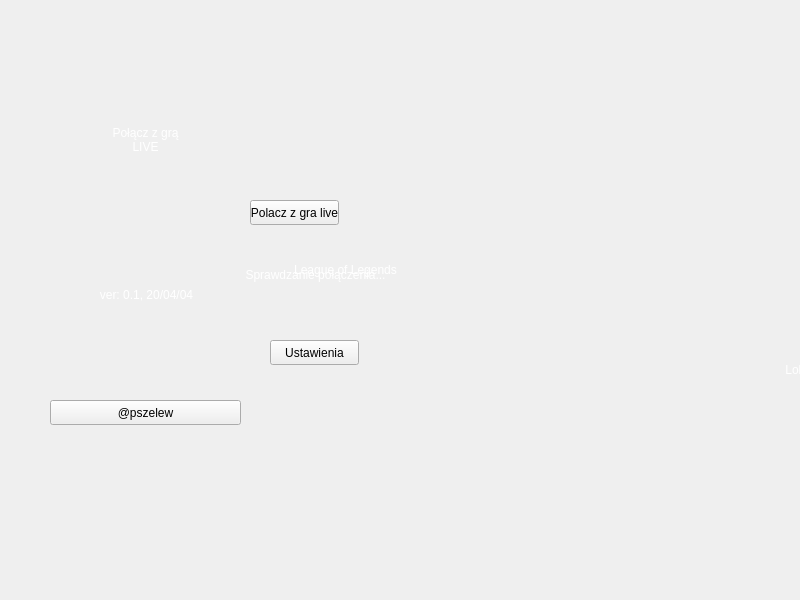
<?xml version="1.0" encoding="UTF-8"?>
<ui version="4.0">
 <class>Start</class>
 <widget class="QMainWindow" name="Start">
  <property name="geometry">
   <rect>
    <x>0</x>
    <y>0</y>
    <width>800</width>
    <height>600</height>
   </rect>
  </property>
  <property name="windowTitle">
   <string>Start</string>
  </property>
  <widget class="QWidget" name="centralwidget">
   <widget class="QLabel" name="label_background">
    <property name="geometry">
     <rect>
      <x>9</x>
      <y>9</y>
      <width>28</width>
      <height>17</height>
     </rect>
    </property>
    <property name="text">
     <string/>
    </property>
   </widget>
   <widget class="QPushButton" name="button_author">
    <property name="geometry">
     <rect>
      <x>50</x>
      <y>400</y>
      <width>191</width>
      <height>25</height>
     </rect>
    </property>
    <property name="text">
     <string>@pszelew</string>
    </property>
   </widget>
   <widget class="QPushButton" name="button_settings">
    <property name="geometry">
     <rect>
      <x>270</x>
      <y>340</y>
      <width>89</width>
      <height>25</height>
     </rect>
    </property>
    <property name="text">
     <string>Ustawienia</string>
    </property>
   </widget>
   <widget class="QLabel" name="label_settings">
    <property name="geometry">
     <rect>
      <x>220</x>
      <y>340</y>
      <width>181</width>
      <height>17</height>
     </rect>
    </property>
    <property name="text">
     <string>&lt;html&gt;&lt;head/&gt;&lt;body&gt;&lt;p&gt;&lt;span style=&quot; color:#eeeeec;&quot;&gt;Ustawienia&lt;/span&gt;&lt;/p&gt;&lt;/body&gt;&lt;/html&gt;</string>
    </property>
    <property name="alignment">
     <set>Qt::AlignCenter</set>
    </property>
    <property name="buddy">
     <cstring>button_settings</cstring>
    </property>
   </widget>
   <widget class="QLabel" name="label_author">
    <property name="geometry">
     <rect>
      <x>120</x>
      <y>400</y>
      <width>67</width>
      <height>17</height>
     </rect>
    </property>
    <property name="text">
     <string>&lt;html&gt;&lt;head/&gt;&lt;body&gt;&lt;p&gt;&lt;span style=&quot; color:#ffffff;&quot;&gt;@pszelew&lt;/span&gt;&lt;/p&gt;&lt;/body&gt;&lt;/html&gt;</string>
    </property>
    <property name="alignment">
     <set>Qt::AlignCenter</set>
    </property>
    <property name="buddy">
     <cstring>button_author</cstring>
    </property>
   </widget>
   <widget class="QLabel" name="label_logo">
    <property name="geometry">
     <rect>
      <x>250</x>
      <y>230</y>
      <width>191</width>
      <height>81</height>
     </rect>
    </property>
    <property name="text">
     <string>&lt;html&gt;&lt;head/&gt;&lt;body&gt;&lt;p&gt;&lt;span style=&quot; color:#ffffff;&quot;&gt;League of Legends&lt;/span&gt;&lt;/p&gt;&lt;/body&gt;&lt;/html&gt;</string>
    </property>
    <property name="alignment">
     <set>Qt::AlignCenter</set>
    </property>
   </widget>
   <widget class="QLabel" name="label_connect">
    <property name="geometry">
     <rect>
      <x>50</x>
      <y>100</y>
      <width>191</width>
      <height>81</height>
     </rect>
    </property>
    <property name="text">
     <string>&lt;html&gt;&lt;head/&gt;&lt;body&gt;&lt;p&gt;&lt;span style=&quot; color:#ffffff;&quot;&gt;Połącz z grą&lt;br/&gt;LIVE&lt;/span&gt;&lt;/p&gt;&lt;/body&gt;&lt;/html&gt;</string>
    </property>
    <property name="alignment">
     <set>Qt::AlignCenter</set>
    </property>
   </widget>
   <widget class="QLabel" name="label_version">
    <property name="geometry">
     <rect>
      <x>96</x>
      <y>280</y>
      <width>101</width>
      <height>31</height>
     </rect>
    </property>
    <property name="text">
     <string>&lt;html&gt;&lt;head/&gt;&lt;body&gt;&lt;p align=&quot;center&quot;&gt;&lt;span style=&quot; color:#ffffff;&quot;&gt;ver: 0.1, 20/04/04&lt;/span&gt;&lt;/p&gt;&lt;/body&gt;&lt;/html&gt;</string>
    </property>
   </widget>
   <widget class="QPushButton" name="button_connect">
    <property name="geometry">
     <rect>
      <x>250</x>
      <y>200</y>
      <width>89</width>
      <height>25</height>
     </rect>
    </property>
    <property name="text">
     <string>Polacz z gra live</string>
    </property>
   </widget>
   <widget class="QLabel" name="label_logo_2">
    <property name="geometry">
     <rect>
      <x>720</x>
      <y>330</y>
      <width>191</width>
      <height>81</height>
     </rect>
    </property>
    <property name="text">
     <string>&lt;html&gt;&lt;head/&gt;&lt;body&gt;&lt;p align=&quot;center&quot;&gt;&lt;span style=&quot; color:#ffffff;&quot;&gt;LolWatcher&lt;/span&gt;&lt;/p&gt;&lt;/body&gt;&lt;/html&gt;</string>
    </property>
    <property name="alignment">
     <set>Qt::AlignCenter</set>
    </property>
   </widget>
   <widget class="QLabel" name="label_loading">
    <property name="geometry">
     <rect>
      <x>220</x>
      <y>250</y>
      <width>191</width>
      <height>51</height>
     </rect>
    </property>
    <property name="text">
     <string>&lt;html&gt;&lt;head/&gt;&lt;body&gt;&lt;p align=&quot;center&quot;&gt;&lt;span style=&quot; color:#ffffff;&quot;&gt;Sprawdzanie połączenia...&lt;/span&gt;&lt;/p&gt;&lt;/body&gt;&lt;/html&gt;</string>
    </property>
    <property name="scaledContents">
     <bool>false</bool>
    </property>
   </widget>
   <zorder>label_background</zorder>
   <zorder>label_settings</zorder>
   <zorder>label_author</zorder>
   <zorder>button_author</zorder>
   <zorder>button_settings</zorder>
   <zorder>label_logo</zorder>
   <zorder>label_connect</zorder>
   <zorder>label_version</zorder>
   <zorder>button_connect</zorder>
   <zorder>label_logo_2</zorder>
   <zorder>label_loading</zorder>
  </widget>
 </widget>
 <resources/>
 <connections/>
</ui>
